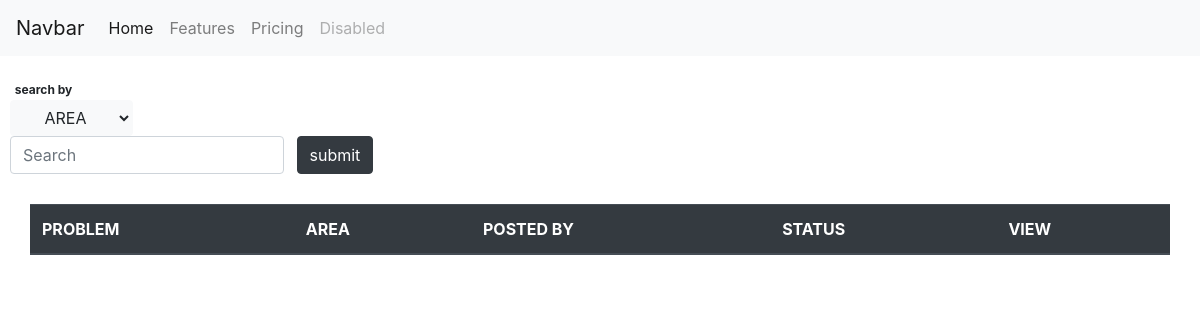
The page /socialissue/newsfeed/ (signed in) on the database as committed earlier.
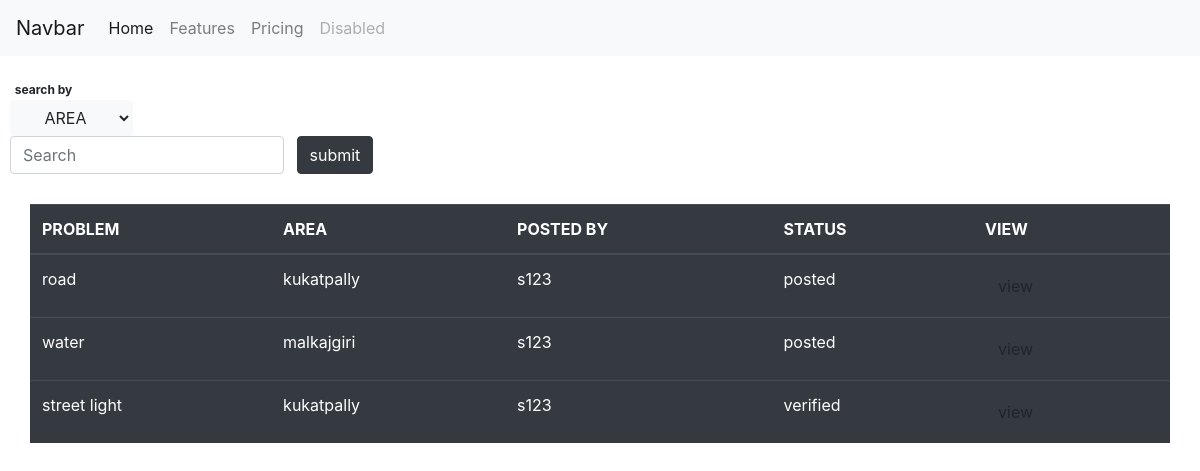
The same page on the database as committed later.
### socialissue/models.py (models this page shows, shortened)
class Post(models.Model):
    post_status = (('nv', 'not verified'),('v','verified'),('p','posted'),('s','solved'),('r','rejected'))
    user_post = models.ForeignKey(Profile, on_delete=models.CASCADE )
    description = models.TextField()
    area = models.TextField(null=True)
    constituency = models.CharField(max_length=50, null=True)
    problem_statement = models.CharField(max_length=70,blank=True)
    date_posted = models.DateTimeField(auto_now_add=True)
    weightage = models.IntegerField(default=0)
    downvote_count = models.IntegerField(default=0)
    upvote_count = models.IntegerField(default=0)
    status_of_post = models.CharField(blank=True, choices=post_status , max_length=20)
    file_data = models.FileField( upload_to='files/', blank=True)
    alloted_time = models.DateTimeField(blank=True, null=True)
    def val(self):
        if self.status_of_post=='nv':
            return "not verified"
        elif self.status_of_post=='v':
            return "verified"
        elif self.status_of_post=='p':
            return "posted"
        elif self.status_of_post=='r':
            return "rejected"
        else:
            return "solved"

class Profile(models.Model):
    person=(('a','admin'),('n','normal'),('p','politician'))
    user = models.OneToOneField(User, on_delete=models.CASCADE)
    address = models.TextField()
    mobile_no = models.CharField(max_length=10,blank=True)
    constituency = models.CharField(max_length=50)
    location = models.CharField(max_length=30 )
    designation = models.CharField(max_length=20,default='n',choices=person)

### socialissue/views.py (the view, shortened to what this page needs)
def newsfeed(request):
    if request.user.is_authenticated:
        proobj=Profile.objects.get(user=request.user)
        if proobj.designation=='n':
            postdata = Post.objects.exclude(status_of_post='nv').exclude(status_of_post='s')
            return render(request,"newspage.html",{'post_data':postdata})
        elif proobj.designation=='p':
            postdata = Post.objects.filter(status_of_post='p',constituency=proobj.constituency)
            return render(request,"polnewspage.html",{'post_data':postdata})
    else:
        return redirect('user_login')

### socialissue/templates/newspage.html (shortened to what this page needs)
{% load static %}
<!doctype html>
<html lang="en">
  <head>
    <link rel="stylesheet" href="https://stackpath.bootstrapcdn.com/bootstrap/4.3.1/css/bootstrap.min.css">
  </head>
  <body>
    <nav class="navbar navbar-expand-lg navbar-light bg-light">
  <a class="navbar-brand" href="#">Navbar</a>
  <div class="collapse navbar-collapse" id="navbarNavAltMarkup">
    <div class="navbar-nav">
      <a class="nav-item nav-link active" href="#">Home <span class="sr-only">(current)</span></a>
      <a class="nav-item nav-link" href="#">Features</a>
      <a class="nav-item nav-link" href="#">Pricing</a>
      <a class="nav-item nav-link disabled" href="#" tabindex="-1" aria-disabled="true">Disabled</a>
    </div>
  </div>
</nav>
      <div class="search_id">
           <div class="form-inline">
             <form method="POST">
                          <span class="badge">search by</span>
           <div class="dropdown">
         <select name="probview" id="search_content" class="btn btn-light dropdown-toggle" class="custom-select" >
    <option  value="area">AREA</option>
      </select>
</div>
    <input id ="search_content1" name="probview1" class="form-control mr-sm-2" type="search" placeholder="Search" aria-label="Search">
    <input type="button" class="btn btn-dark" id="search_content2" value="submit" onclick=fun()>
 </form>
  </div>
          </div>
      <table class="table table-dark col1 container font-effect-outline">
  <thead>
    <tr >
      <th class="font-effect-outline" scope="col">PROBLEM</th>
      <th scope="col" class="font-effect-outline">AREA</th>
      <th scope="col" class="font-effect-outline">POSTED BY</th>
      <th scope="col" class="font-effect-outline">STATUS</th>
      <th scope="col" class="font-effect-outline">VIEW</th>
    </tr>
  </thead>
  <tbody class="tablebody">
      {% for i in post_data %}
    <tr>
      <td  ><span  class="font-effect-neon">{{ i.problem_statement}}</span></td>
        <td  ><span  class="font-effect-neon">{{ i.constituency}}</span></td>
      <td><span  class="font-effect-neon">{{i.user_post.user.username}}</span></td>
      <td><span  class="font-effect-neon">{{i.val}}</span></td>
      <td><a href="/socialissue/newsdata/{{i.id}}/" class="btn"><span  class="font-effect-neon">view</span></a></td>
    </tr>
      {% endfor %}
  </tbody>
</table>
  </body>
</html>

### socialissue/templates/newspage.html (style rules this page uses)
.search_id { margin: 20px 10px 20px 10px; display: block; }
.col1 { margin: 30px 30px 30px 30px; }

Rows that differ between the two databases and show on the page:
now on this page (row edited): Post: problem_statement "road", constituency "kukatpally", user_post.user.username "s123", val "posted"
now on this page (row edited): Post: problem_statement "water", constituency "malkajgiri", user_post.user.username "s123", val "posted"
added Post: problem_statement "street light", constituency "kukatpally", user_post.user.username "s123", val "verified"
